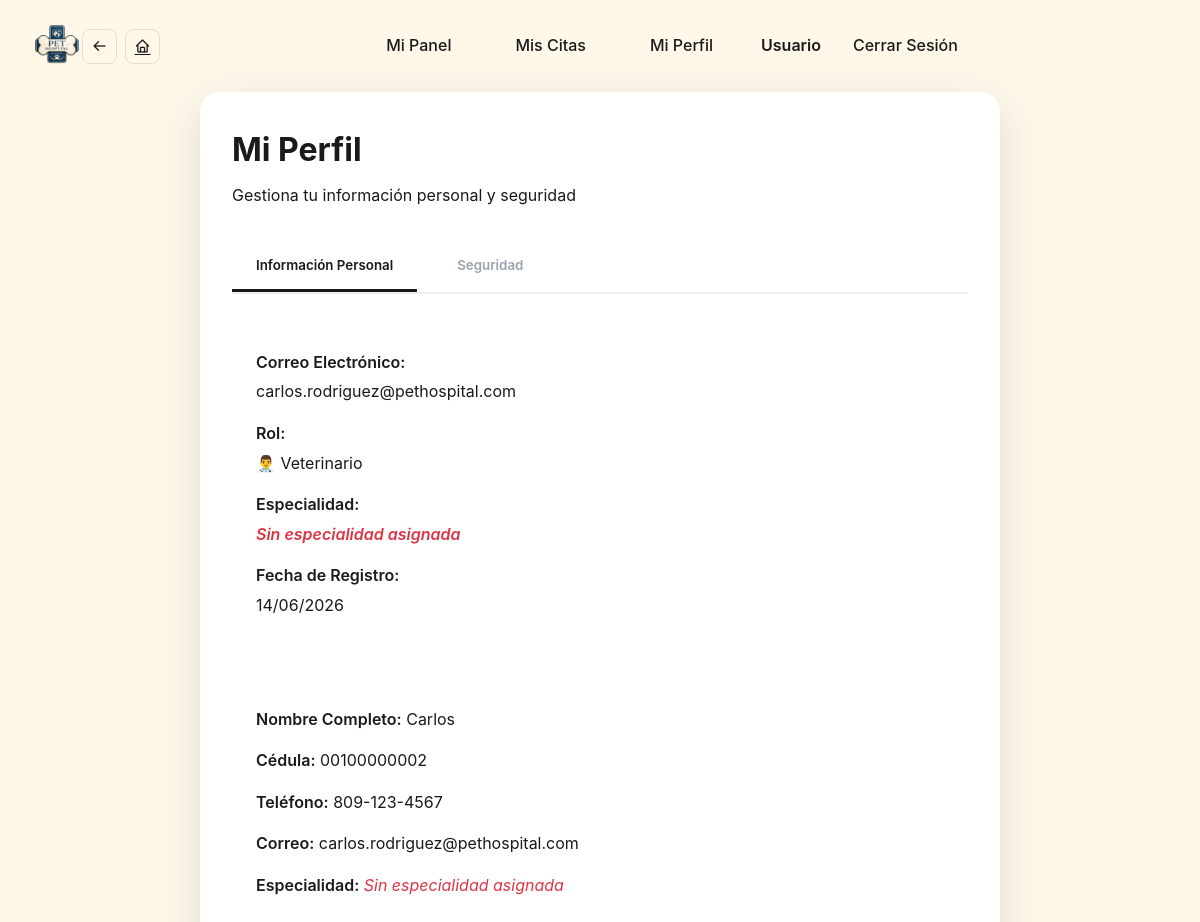
/veterinario/perfil.php (signed in), run on the app's committed database.
### tables this page shows
CREATE TABLE `usuarios` (
  `id` int(11) NOT NULL AUTO_INCREMENT,
  `nombre` varchar(50) NOT NULL,
  `apellido` varchar(50) NOT NULL,
  `cedula` varchar(20) UNIQUE DEFAULT NULL,
  `telefono` varchar(20) DEFAULT NULL,
  `correo` varchar(100) NOT NULL UNIQUE,
  `password` varchar(255) NOT NULL,
  `seguro` varchar(50) DEFAULT NULL,
  `genero` enum('masculino','femenino') DEFAULT NULL,
  `rol` varchar(20) DEFAULT 'user',
  `fecha_registro` timestamp NOT NULL DEFAULT CURRENT_TIMESTAMP,
  PRIMARY KEY (`id`),
  UNIQUE KEY `correo_unique` (`correo`),
  UNIQUE KEY `cedula_unique` (`cedula`),
  INDEX `idx_rol` (`rol`),
  INDEX `idx_correo` (`correo`)
);

### veterinario/perfil.php (the view, shortened to what this page needs)
<?php
include("../config/db.php");
$id_veterinario = $_SESSION['id'];
$stmt = $pdo->prepare("
    SELECT u.*, d.id_especialidad, e.nombre as especialidad_nombre
    FROM usuarios u
    LEFT JOIN veterinarioes d ON d.id_usuario = u.id
    LEFT JOIN especialidades e ON e.id = d.id_especialidad
    WHERE u.id = ? AND u.rol = 'veterinario'
");
$stmt->execute([$id_veterinario]);
$veterinario = $stmt->fetch();
?>
<!DOCTYPE html>
<html lang="es">
<head>
    <link rel="stylesheet" href="../assets/css/style.css">
</head>
<body>
    <?php include("../includes/header_dynamic.php"); ?>
    <div class="container">
        <div class="header-section">
            <h1>Mi Perfil</h1>
            <p>Gestiona tu información personal y seguridad</p>
        </div>
        <div class="tabs">
            <button class="tab-btn active" onclick="cambiarTab('informacion')">Información Personal</button>
            <button class="tab-btn" onclick="cambiarTab('seguridad')">Seguridad</button>
        </div>
        <div id="informacion" class="tab-content active">
            <div class="info-box">
                <div class="info-item">
                    <div class="info-label">Correo Electrónico:</div>
                    <div class="info-value"><?php echo htmlspecialchars($veterinario['correo']); ?></div>
                </div>
                <div class="info-item">
                    <div class="info-label">Rol:</div>
                    <div class="info-value">👨‍⚕️ Veterinario</div>
                </div>
                <div class="info-item">
                    <div class="info-label">Especialidad:</div>
                    <div class="info-value" style="font-weight: 600; color: var(--secondary);">
                        <?php echo $veterinario['especialidad_nombre'] ? htmlspecialchars($veterinario['especialidad_nombre']) : '<span style="color: #dc3545; font-style: italic;">Sin especialidad asignada</span>'; ?>
                    </div>
                </div>
                <div class="info-item">
                    <div class="info-label">Fecha de Registro:</div>
                    <div class="info-value"><?php echo date('d/m/Y', strtotime($veterinario['fecha_registro'])); ?></div>
                </div>
            </div>
            <div class="info-box">
            <div class="info-item"><span class="info-label">Nombre Completo:</span> <span class="info-value"><?php echo htmlspecialchars($veterinario['nombre']); ?></span></div>
            <div class="info-item"><span class="info-label">Cédula:</span> <span class="info-value"><?php echo htmlspecialchars($veterinario['cedula'] ?? 'No disponible'); ?></span></div>
            <div class="info-item"><span class="info-label">Teléfono:</span> <span class="info-value"><?php echo htmlspecialchars($veterinario['telefono'] ?? 'No disponible'); ?></span></div>
            <div class="info-item"><span class="info-label">Correo:</span> <span class="info-value"><?php echo htmlspecialchars($veterinario['correo']); ?></span></div>
            <div class="info-item"><span class="info-label">Especialidad:</span> <span class="info-value"><?php echo $veterinario['especialidad_nombre'] ? htmlspecialchars($veterinario['especialidad_nombre']) : '<span style="color: #dc3545; font-style: italic;">Sin especialidad asignada</span>'; ?></span></div>
        </div>
        </div>
    </div>
</body>
</html>

### assets/css/style.css (style rules this page uses)
:root { --primary-dark: #0f3a5c; --primary-light: #1a4d7a; --accent-gold: #d4af37; --accent-gold-light: #e5c05b; --bg-cream: #fff8e9; --bg-white: #ffffff; --bg-light: #f8fafc; --text-main: #1a1a1a; --text-muted: #5c6b7a; --text-light: #9ca3af; --success: #28a745; --danger: #dc3545; --warning: #ffc107; --radius-lg: 20px; --radius-md: 12px; --radius-sm: 8px; --shadow-soft: 0 10px 30px rgba(15, 58, 92, 0.08); --shadow-strong: 0 15px 45px rgba(15, 58, 92, 0.15); --shadow-lg: 0 20px 60px rgba(15, 58, 92, 0.2); --transition: all 0.4s cubic-bezier(0.165, 0.84, 0.44, 1); --max-width: 1200px; }
* { margin: 0; padding: 0; box-sizing: border-box; font-family: 'Inter', -apple-system, BlinkMacSystemFont, 'Segoe UI', Roboto, sans-serif; }
html { scroll-behavior: smooth; }
body { background-color: var(--bg-cream); color: var(--text-main); line-height: 1.6; overflow-x: hidden; }
.container { max-width: var(--max-width); margin: 120px auto 50px; padding: 40px; background: white; border-radius: var(--radius-lg); box-shadow: var(--shadow-strong); }

### veterinario/perfil.php (style rules this page uses)
.container { max-width: 800px; margin: 0 auto; padding: 2rem; }
.header-section { margin-bottom: 2rem; }
.header-section h1 { color: var(--primary); margin-bottom: 0.5rem; }
.tabs { display: flex; gap: 1rem; margin-bottom: 2rem; border-bottom: 2px solid #eee; }
.tab-btn { padding: 1rem 1.5rem; background: none; border: none; cursor: pointer; font-weight: 600; color: var(--text-light); border-bottom: 3px solid transparent; transition: var(--transition); }
.tab-btn.active { color: var(--secondary); border-bottom-color: var(--secondary); }
.tab-content { display: none; }
.tab-content.active { display: block; }
.info-box { background: var(--background); padding: 1.5rem; border-radius: var(--radius-sm); margin-bottom: 1.5rem; border-left: 4px solid var(--secondary); }
.info-item { margin-bottom: 1rem; }
.info-label { font-weight: 600; color: var(--primary); margin-bottom: 0.25rem; }
.info-value { color: var(--text); }

### data on the page
usuarios: correo "carlos.rodriguez@pethospital.com", fecha_registro "14/06/2026", nombre "Carlos", cedula "00100000002", telefono "809-123-4567"

### other printed values
$nombre_usuario "Usuario"
